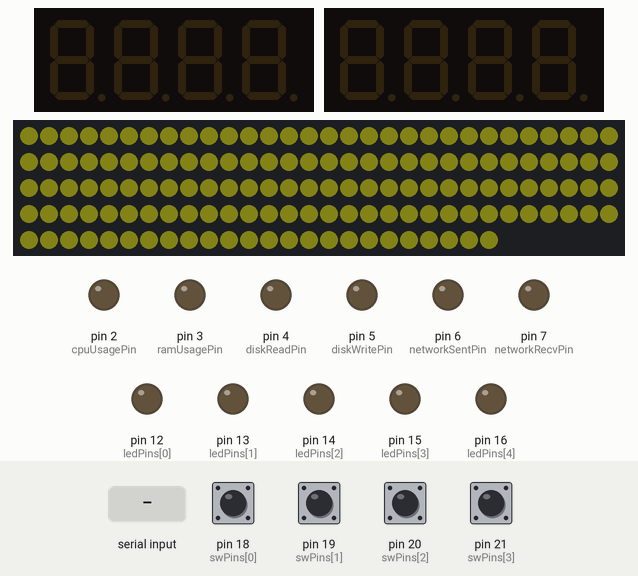
Recording of a sketch running on a simulated Arduino Mega 2560, built with avr-gcc and run on an emulated ATmega2560. Parts: 2 × 4-digit seven-segment display, 144 RGB LEDs in strip order, left to right, continuing on the next row, output pins drawn as LEDs (lit = HIGH). The inputs (shaded band) are chosen by the test bench; at power-on: pin 18 (swPins[0]), pin 19 (swPins[1]), pin 20 (swPins[2]), pin 21 (swPins[3]) HIGH. Dim RGB values are drawn brighter than linear.

Above: at 4.2 s.
4.3 s: "1" received over Serial
At 6.4 s:
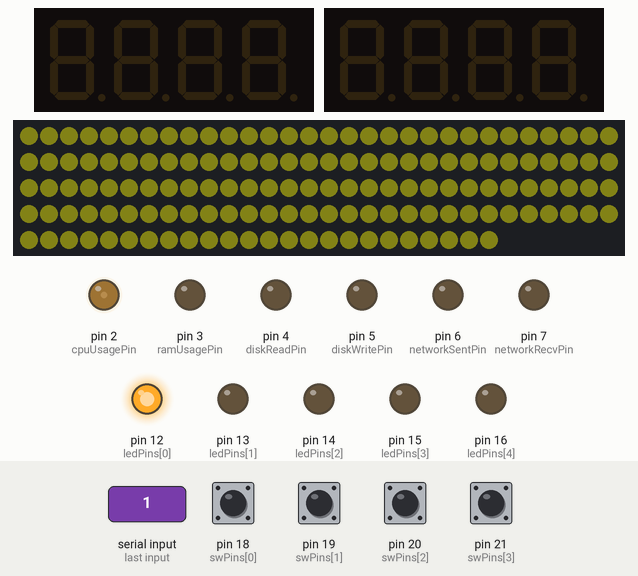
6.8 s: "0" received over Serial
At 8.3 s:
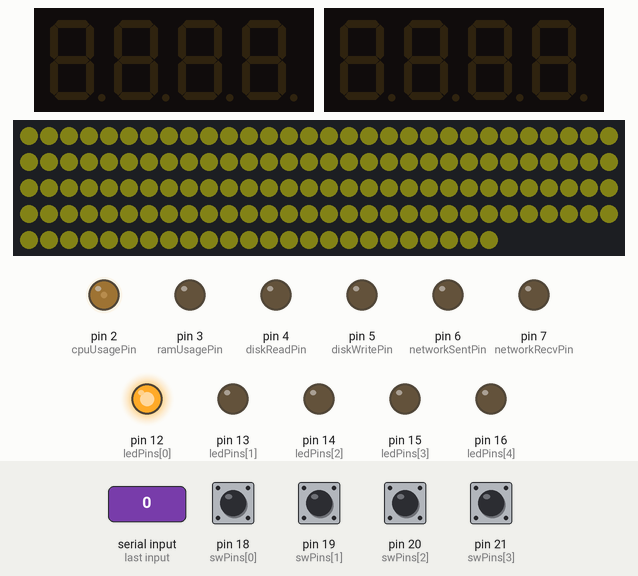
Timing chart, 0 to 9.8 s (numbered marks = the images above; inputs shaded):
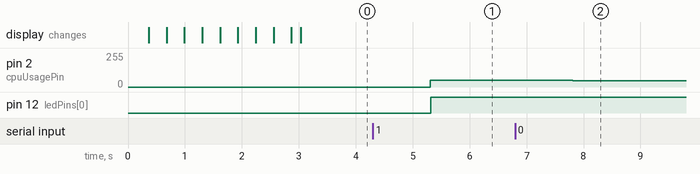

The sketch:

sysMonGauge.ino
```cpp
// (licence header left out)
#define DEBUG false  //set to true for debug output, false for no debug output
#define DEBUG_SERIAL if(DEBUG)Serial1

#define CALIBRATE false // set to true to calibrate the dials

#include <Arduino.h>
#include <Wire.h>
#include <TM1637Display.h>

#include <Adafruit_NeoPixel.h>
#define PIN 22
#define NUMPIXELS 144
Adafruit_NeoPixel strip(NUMPIXELS, PIN, NEO_GRB + NEO_KHZ800);
#define BASECOL strip.Color(32, 32, 8) // Warm white
#define WARNCOL strip.Color(255, 255, 0)  // Yellow
#define ERRORCOL strip.Color(255, 0, 0) // Red

// Maps out which pixels correspond to which gauge (start, end)
const uint8_t pixelMap[][2] = {{0,9},{28,37},{19,28},{47,56},{37,47},{9,19}};

const uint8_t BUFFER_SIZE = 31;
// cpuUsage, ramUsage, diskRead, diskWrite, networkSent, networkRecv, diskUsage, systemUptime
char serBuf[BUFFER_SIZE];
char serBufLast[BUFFER_SIZE];
char diskUsage[16];

// Pins for the gauges
#define cpuUsagePin 2
#define ramUsagePin 3
#define diskReadPin  4
#define diskWritePin 5
#define networkSentPin 6
#define networkRecvPin 7

// Pins for the 7 segment displays
#define LED0_CLK 8
#define LED0_DIO 9
#define LED1_CLK 10
#define LED1_DIO 11

// Pins used for the rotary switch
const uint8_t swPins[] = {18, 19, 20, 21};
// 0 = clock, 1 = network send/receive, 2 = disk read/write, 3 = cpu speed, 4 = disk usage
uint8_t swPos = 0;
// Pins used for the LED indicators
const uint8_t ledPins[] = {12, 13, 14, 15, 16};

TM1637Display display0(LED0_CLK,LED0_DIO);
TM1637Display display1(LED1_CLK,LED1_DIO);

uint32_t systemUptimeBuf = 0;
uint32_t systemUptime = 0;
uint32_t diskReadRaw = 0;
uint32_t diskWriteRaw = 0;
uint32_t networkSentRaw = 0;
uint32_t networkRecvRaw = 0;
uint16_t cpuCurrentHz = 0;
uint16_t cpuMaxHz = 0;

// How many milliseconds between the page changing
#define refresh 2000

// What page we're on for pages that scroll
uint8_t page = 0;

uint8_t timeBuffer[4] = {0,0,0,0};
uint16_t displayBuffer = 0;

uint8_t numDisks = 0;

uint32_t then = millis();

void setup() {
  Serial.begin(115200);
  DEBUG_SERIAL.setTX(0);
  DEBUG_SERIAL.setRX(1);
  DEBUG_SERIAL.begin(115200);
  DEBUG_SERIAL.println("Starting!");
  pinMode(LED_BUILTIN, OUTPUT);

  // Setup the pins for each gauge as an output
  pinMode(cpuUsagePin, OUTPUT);
  pinMode(ramUsagePin, OUTPUT);
  pinMode(diskReadPin, OUTPUT);
  pinMode(diskWritePin, OUTPUT);
  pinMode(networkSentPin, OUTPUT);
  pinMode(networkRecvPin, OUTPUT);

  // Setup the pins for the input switch
  for(uint8_t i=0;i<(sizeof(swPins)/sizeof(swPins[0]));i++){
    pinMode(swPins[i], INPUT_PULLUP);
  }
  // Setup the pins for the LED indicators
  for(uint8_t i=0;i<(sizeof(ledPins)/sizeof(ledPins[0]));i++){
    pinMode(ledPins[i], OUTPUT);
  }

  // Brightness between 0 and 255
  display0.setBrightness(128);
  display1.setBrightness(128);
  display0.clear();
  display1.clear();

  strip.begin();
  strip.show();
  // Brightness between 0 and 255
  strip.setBrightness(50);
  // Set each pixel with a small delay so it ~looks cool~
  for(int i=0; i<NUMPIXELS; i++) {
    // pixels.Color() takes RGB values, from 0,0,0 up to 255,255,255
    // Here we're using a colour that's equivilent to a old light
    strip.setPixelColor(i, BASECOL);
    strip.show();   // Send the updated pixel colors to the hardware.
    delay(15); // Pause before next pass through loop
  }

  // Copy the new data into the last buffer so we can compare it to the next time around.
  memcpy(serBufLast, serBuf, sizeof(serBuf[0])*BUFFER_SIZE);

  DEBUG_SERIAL.println("Ready!");

  while (CALIBRATE) {
    // To calibrate the dials, make sure the dials are zeroed, then set CALIBRATE to true
    // Then adjust the variable resistors so the needles line up with 100/1000
    // Then set calibrate to false and reupload the sketch

    for(int i=0; i<NUMPIXELS; i++) {
      // pixels.Color() takes RGB values, from 0,0,0 up to 255,255,255
      // Here we're using a colour that's equivilent to a old light
      strip.setPixelColor(i, strip.Color(0, 0, 32));
      strip.show();   // Send the updated pixel colors to the hardware.
    }

    DEBUG_SERIAL.println("Calibrating dials");

    analogWrite(cpuUsagePin, 255);
    analogWrite(ramUsagePin, 255);
    analogWrite(diskReadPin, 255);
    analogWrite(diskWritePin, 255);
    analogWrite(networkSentPin, 255);
    analogWrite(networkRecvPin, 255);
  }
}

void loop() {
  // Get the system stats over serial
  if(Serial.available() > 0) {
    Serial.readBytes(serBuf, BUFFER_SIZE);

    // DEBUG_SERIAL.print("Got data: ");
    // for(int i = 0; i < BUFFER_SIZE; i++) {
    //   DEBUG_SERIAL.print(serBuf[i], DEC);
    //   DEBUG_SERIAL.print(" ");
    // }
    // DEBUG_SERIAL.println(swPos);

    digitalWrite(LED_BUILTIN, HIGH);
    delay(5);
    digitalWrite(LED_BUILTIN, LOW);
    delay(5);
  }

  if(memcmp(serBufLast, serBuf, sizeof(serBufLast[0]) * BUFFER_SIZE) != 0) {
    // Only update the displays if we have any new data
    // Copy the new data into the last buffer so we can compare it to the next time around.
    memcpy(serBufLast, serBuf, sizeof(serBuf[0])*BUFFER_SIZE);
    // DEBUG_SERIAL.println("New data!");


    // TODO : Smooth transition between values
    analogWrite(cpuUsagePin, int(serBuf[0]));
    analogWrite(ramUsagePin, int(serBuf[1]));
    analogWrite(diskReadPin, int(serBuf[2]));
    analogWrite(diskWritePin, int(serBuf[3]));
    analogWrite(networkSentPin, int(serBuf[4]));
    analogWrite(networkRecvPin, int(serBuf[5]));

    DEBUG_SERIAL.print("CPU: ");
    DEBUG_SERIAL.print(serBuf[0], DEC);
    DEBUG_SERIAL.print(" RAM: ");
    DEBUG_SERIAL.print(serBuf[1], DEC);
    DEBUG_SERIAL.print(" DISK READ: ");
    DEBUG_SERIAL.print(serBuf[2], DEC);
    DEBUG_SERIAL.print(" DISK WRITE: ");
    DEBUG_SERIAL.print(serBuf[3], DEC);
    DEBUG_SERIAL.print(" NET SEND: ");
    DEBUG_SERIAL.print(serBuf[4], DEC);
    DEBUG_SERIAL.print(" NET RECV: ");
    DEBUG_SERIAL.println(serBuf[5], DEC);


    // analogWrite(cpuUsagePin, 255);
    // analogWrite(ramUsagePin, 255);
    // analogWrite(diskReadPin, 255);
    // analogWrite(diskWritePin, 255);
    // analogWrite(networkSentPin, 255);
    // analogWrite(networkRecvPin, 255);

    for(uint8_t i=0; i<=6; i++){
      if(int(serBuf[i]) >=204){
        // Critical!
        for(uint8_t j=pixelMap[i][0]; j<pixelMap[i][1]; j++){
          strip.setPixelColor(j, ERRORCOL);
        }
      } else if(int(serBuf[i]) >=153){
        // Warning!
        for(uint8_t j=pixelMap[i][0]; j<pixelMap[i][1]; j++){
          strip.setPixelColor(j, WARNCOL);
        }
      } else {
        // Normal :)
        for(uint8_t j=pixelMap[i][0]; j<pixelMap[i][1]; j++){
          strip.setPixelColor(j, BASECOL);
        }
      }
    }
    strip.show();   // Send the updated pixel colors to the hardware.

    // The system time is a 32 bit "long", so it comes in in 4 byte chunks
    systemUptimeBuf = serBuf[10] << 24 | serBuf[9] << 16 | serBuf[8] << 8 | serBuf[7];

    // DEBUG_SERIAL.print("System uptime: ");
    // DEBUG_SERIAL.print(serBuf[10], DEC);
    // DEBUG_SERIAL.print(serBuf[9], DEC);
    // DEBUG_SERIAL.print(serBuf[8], DEC);
    // DEBUG_SERIAL.println(serBuf[7], DEC);

    // Same for these ones
    diskReadRaw = serBuf[14] << 24 | serBuf[13] << 16 | serBuf[12] << 8 | serBuf[11];
    diskWriteRaw = serBuf[18] << 24 | serBuf[17] << 16 | serBuf[16] << 8 | serBuf[15];
    networkSentRaw = serBuf[22] << 24 | serBuf[21] << 16 | serBuf[20] << 8 | serBuf[19];
    networkRecvRaw = serBuf[26] << 24 | serBuf[25] << 16 | serBuf[24] << 8 | serBuf[23];

    // But these are "short"s, so they're only 2 bytes
    cpuCurrentHz = serBuf[28] << 8 | serBuf[27];
    cpuMaxHz = serBuf[30] << 8 | serBuf[29];

    // Arrays start at zero, but disks don't ;)
    numDisks = int(serBuf[31])-1;

    // Get the current position of the selector switch
    getSwitchPos(swPos);
    //DEBUG_SERIAL.println("Switch Position: " + String(swPos));

    // Set the indicators for whichever page we're on
    for(uint8_t i=0;i<(sizeof(ledPins)/sizeof(ledPins[0]));i++){
      digitalWrite(ledPins[i], LOW);
    }
    digitalWrite(ledPins[swPos], HIGH);

    // Get the current millis
    uint32_t now = millis();

    if (swPos == 0){
      // System Uptime
      if(systemUptime < systemUptimeBuf){
        // Only update the display if the system time has actually changed (and systemtime is selected)
        //DEBUG_SERIAL.println("It's time to update");
        systemUptime = systemUptimeBuf;
        secondsToHMS(systemUptime, timeBuffer);

        // Display the minutes and seconds
        displayBuffer = 100*timeBuffer[2]+timeBuffer[3];
        //DEBUG_SERIAL.println("Minutes and seconds: " + String(displayBuffer));
        display1.showNumberDecEx(displayBuffer, 0b01000000, true);  // Print with the dots in the middle

        // Then display the days and hours
        displayBuffer = 100*timeBuffer[0]+timeBuffer[1];
        //DEBUG_SERIAL.println("Days and hours: " + String(displayBuffer));
        display0.showNumberDecEx(displayBuffer, 0b01000000, true);  // Print with the dots in the middle
      }
    } else if (swPos == 1){
      // Network sent/received
      // Show it in megabits a second
      display0.showNumberDec(networkSentRaw, true);
      display1.showNumberDec(networkRecvRaw, true);
    } else if (swPos == 2){
      // Disk read/write
      // Show it in megabytes a second
      display0.showNumberDec(diskReadRaw, true);
      display1.showNumberDec(diskWriteRaw, true);
    } else if (swPos == 3){
      // CPU speed
      display0.showNumberDec(cpuCurrentHz, true);
      display1.showNumberDec(cpuMaxHz, true);
    } else if (swPos == 4){
      // // Disk space usage
      // // Cycle through the pages
      // if(now - then >= refresh){
      //   then = now;
      //   page++;
      //   if(page > numDisks){
      //     page = 0;
      //   }
      // }
      // // Drive indicator doesn't need leading zeros
      // display0.showNumberDec(page, false);
      // // Convert the 0-255 value into a 0-100 (percentage) value
      // display1.showNumberDec(int(map(serBuf[31+page],0,255,0,100)), false);
    }
  }
}

void secondsToHMS(const uint32_t seconds, uint8_t *outBuf) {
  uint32_t t = seconds;
  uint8_t s = 0;
  uint8_t m = 0;
  uint8_t h = 0;
  uint8_t d = 0;

  s = t % 60; // First calculate seconds by moduloing by 60 (seconds in a minute)

  t = (t - s)/60; // Then subtract the seconds we've already accounted for, then divide by 60
  m = t % 60; // And do the same to calculate minutes (60 minutes in an hour)

  t = (t - m)/60; // Do the same as before
  h = t % 24; // But this time modulo by 24 (hours in a day)

  t = (t - h)/24; // And finally we're left with just the days
  d = t;

  // DEBUG_SERIAL.print("Days: ");
  // DEBUG_SERIAL.print(d);
  // DEBUG_SERIAL.print(" Hours: ");
  // DEBUG_SERIAL.print(h);
  // DEBUG_SERIAL.print(" Minutes: ");
  // DEBUG_SERIAL.print(m);
  // DEBUG_SERIAL.print(" Seconds: ");
  // DEBUG_SERIAL.println(s);
  outBuf[0] = d;
  outBuf[1] = h;
  outBuf[2] = m;
  outBuf[3] = s;
}

void getSwitchPos(uint8_t& swPos){
  // If none of the pins are activated, then the switch is "off" (0)
  swPos = 0;

  // Get the input of each pin, and return when we hit the first pin to be set
  for(uint8_t i=0;i<4;i++){
    if(digitalRead(swPins[i]) == LOW){
      swPos = i+1;
      return;
    }
  }
  return;
}
```

Measured:
- after the input at 4.3 s, pin 2 (cpuUsagePin): 0/255 → 49/255 after 1.0 s; pin 12 (ledPins[0]): LOW → HIGH after 1.0 s
- after the input at 6.8 s, pin 2 (cpuUsagePin): 49/255 → 48/255 after 1.0 s
